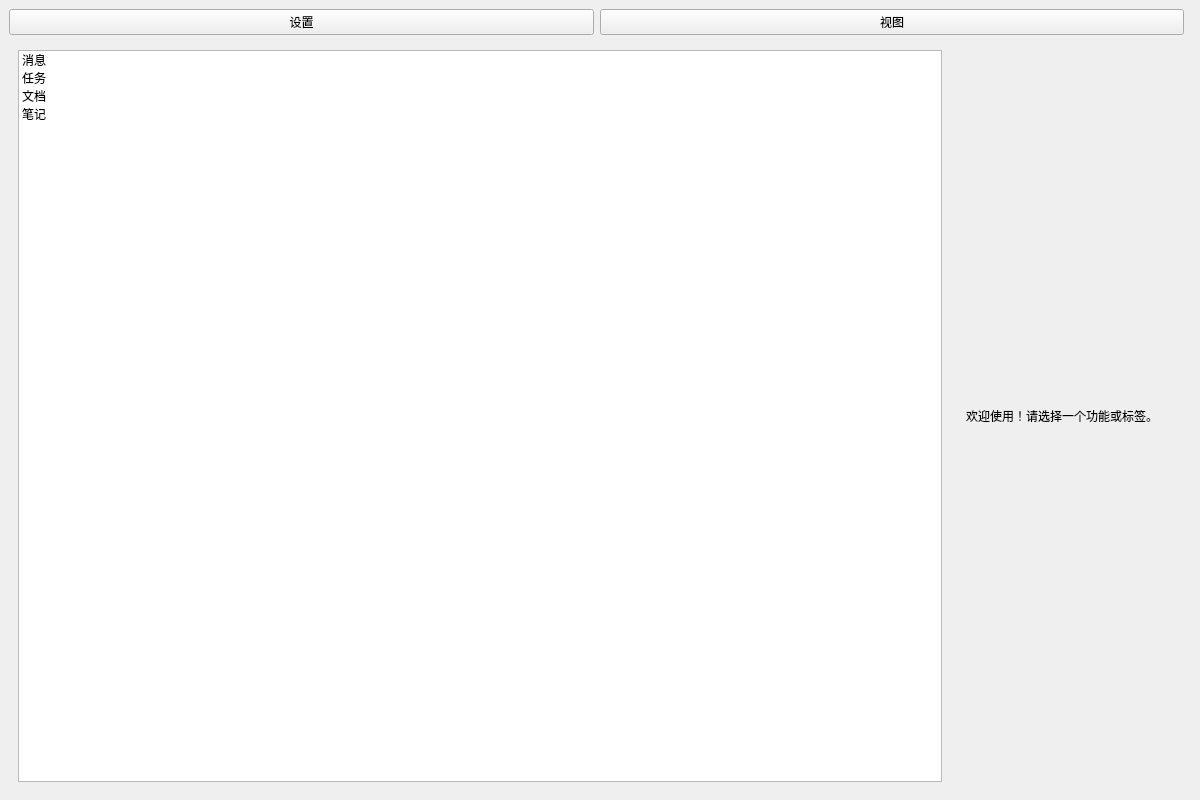
<ui version="4.0">
 <class>DoctorUI</class>
 <widget class="QMainWindow" name="ChatApp">
  <property name="geometry">
   <rect>
    <x>100</x>
    <y>100</y>
    <width>1200</width>
    <height>800</height>
   </rect>
  </property>
  <property name="windowTitle">
   <string>聊天合作界面</string>
  </property>
  <widget class="QWidget" name="centralwidget">
   <layout class="QVBoxLayout" name="mainLayout">
    <!-- 顶部导航栏 -->
    <item>
     <layout class="QHBoxLayout" name="topLayout">
      <item>
       <widget class="QPushButton" name="settingsButton">
        <property name="text">
         <string>设置</string>
        </property>
       </widget>
      </item>
      <item>
       <widget class="QPushButton" name="viewButton">
        <property name="text">
         <string>视图</string>
        </property>
       </widget>
      </item>
      <item>
       <spacer name="horizontalSpacer">
        <property name="orientation">
         <enum>Qt::Horizontal</enum>
        </property>
       </spacer>
      </item>
     </layout>
    </item>
    <!-- 主布局 -->
    <item>
     <layout class="QHBoxLayout" name="mainChatLayout">
      <!-- 左侧选项 -->
      <item>
       <widget class="QWidget" name="leftWidget">
        <layout class="QVBoxLayout" name="leftLayout">
         <item>
          <widget class="QListWidget" name="tabsList">
           <item>
            <property name="text">
             <string>消息</string>
            </property>
           </item>
           <item>
            <property name="text">
             <string>任务</string>
            </property>
           </item>
           <item>
            <property name="text">
             <string>文档</string>
            </property>
           </item>
           <item>
            <property name="text">
             <string>笔记</string>
            </property>
           </item>
          </widget>
         </item>
        </layout>
       </widget>
      </item>
      <!-- 中间欢迎信息 -->
      <item>
       <widget class="QWidget" name="centerWidget">
        <layout class="QVBoxLayout" name="centerLayout">
         <item>
          <widget class="QLabel" name="welcomeLabel">
           <property name="text">
            <string>欢迎使用！请选择一个功能或标签。</string>
           </property>
          </widget>
         </item>
        </layout>
       </widget>
      </item>
      <!-- 右侧内容区域 -->
      <item>
       <widget class="QWidget" name="rightWidget">
        <layout class="QVBoxLayout" name="rightLayout">
         <item>
          <widget class="QWidget" name="rightContent"/>
         </item>
        </layout>
       </widget>
      </item>
     </layout>
    </item>
   </layout>
  </widget>
 </widget>
 <resources/>
 <connections/>
</ui>
